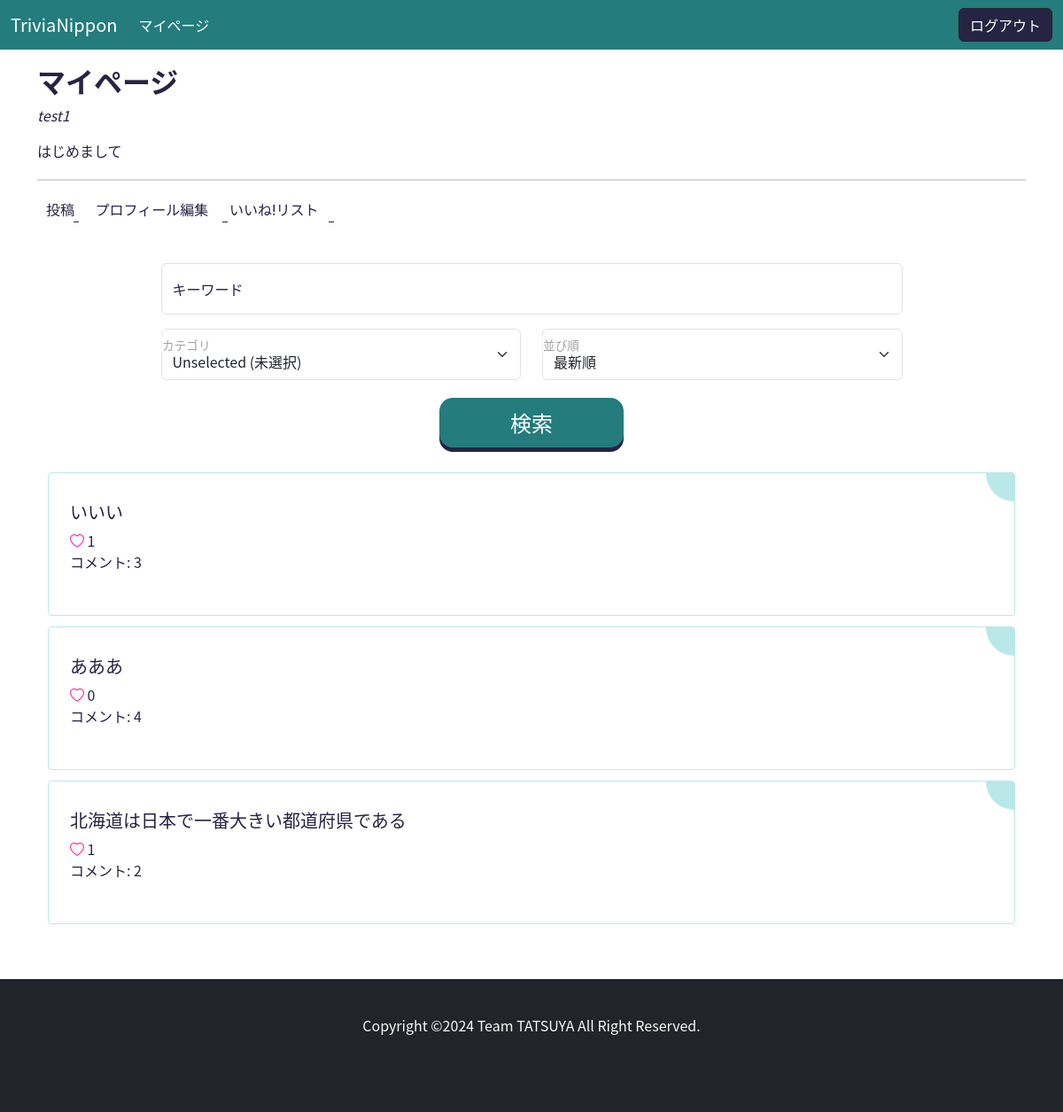
The page /mypage/ (signed in) on the database as committed earlier.
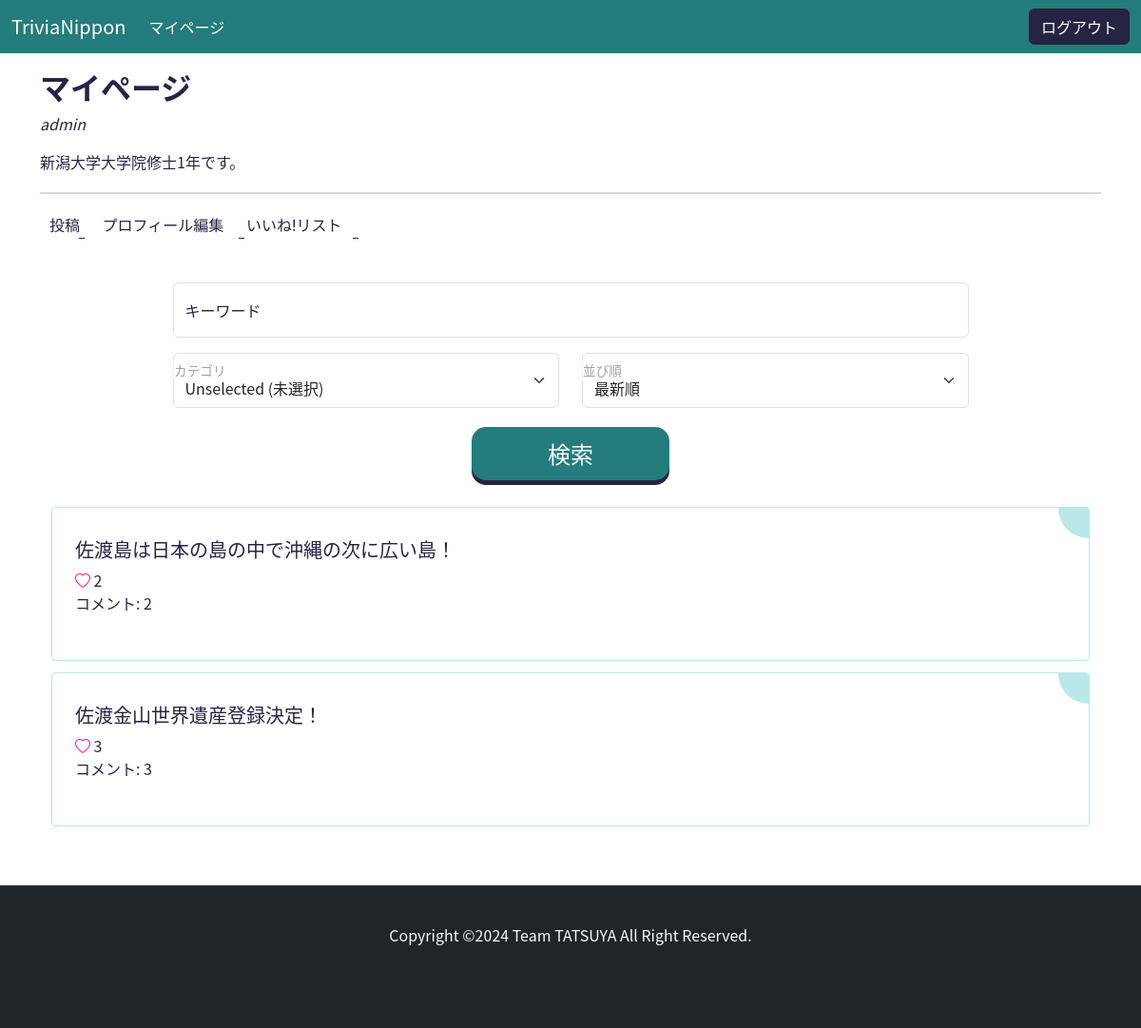
The same page on the database as committed later.
### accounts/models.py (models this page shows, shortened)
class User(AbstractBaseUser):
    email = models.EmailField(
        verbose_name='Email address',
        max_length=255,
        unique=True,
    )
    is_active = models.BooleanField(default=True)
    is_staff = models.BooleanField(default=False)
    is_superuser = models.BooleanField(default=False)
    USERNAME_FIELD = 'email'
    objects = UserManager()
    class Meta:
        db_table = 'users'

class Profile(models.Model):
    user = models.OneToOneField(User, on_delete=models.CASCADE)
    username = models.CharField(verbose_name="ユーザ名", max_length=255)
    bio = models.TextField(verbose_name="自己紹介", blank=True, null=True)
    create_at = models.DateTimeField()
    update_at = models.DateTimeField()
    class Meta:
        db_table = 'profiles'

### main/models.py (models this page shows, shortened)
class Post(models.Model):
    CATEGORY_CHOICES = [
        ('地理', '地理'),
        ('歴史', '歴史'),
        ('人物', '人物'),
        ('自然', '自然'),
        ('伝統', '伝統'),
        ('スポーツ', 'スポーツ'),
        ('食', '食'),
        ('文化', '文化'),
        ('芸能', '芸能'),
        ('特産品', '特産品'),
        ('方言', '方言'),
        ('その他', 'その他'),
    ]
    PREFECTURE_CHOICES = [
        ('北海道', '北海道'),
        ('青森県', '青森県'),
        ('岩手県', '岩手県'),
        ('宮城県', '宮城県'),
        ('秋田県', '秋田県'),
        ('山形県', '山形県'),
        ('福島県', '福島県'),
        ('茨城県', '茨城県'),
        ('栃木県', '栃木県'),
        ('群馬県', '群馬県'),
        ('埼玉県', '埼玉県'),
        ('千葉県', '千葉県'),
        ('東京都', '東京都'),
        ('神奈川県', '神奈川県'),
        ('新潟県', '新潟県'),
        ('富山県', '富山県'),
        ('石川県', '石川県'),
        ('福井県', '福井県'),
        ('山梨県', '山梨県'),
        ('長野県', '長野県'),
        ('岐阜県', '岐阜県'),
        ('静岡県', '静岡県'),
        ('愛知県', '愛知県'),
        ('三重県', '三重県'),
        ('滋賀県', '滋賀県'),
        ('京都府', '京都府'),
        ('大阪府', '大阪府'),
        ('兵庫県', '兵庫県'),
        ('奈良県', '奈良県'),
        ('和歌山県', '和歌山県'),
        ('鳥取県', '鳥取県'),
        ('島根県', '島根県'),
        ('岡山県', '岡山県'),
        ('広島県', '広島県'),
        ('山口県', '山口県'),
        ('徳島県', '徳島県'),
        ('香川県', '香川県'),
        ('愛媛県', '愛媛県'),
        ('高知県', '高知県'),
        ('福岡県', '福岡県'),
        ('佐賀県', '佐賀県'),
        ('長崎県', '長崎県'),
        ('熊本県', '熊本県'),
        ('大分県', '大分県'),
        ('宮崎県', '宮崎県'),
        ('鹿児島県', '鹿児島県'),
        ('沖縄県', '沖縄県'),
    ]
    title = models.CharField(verbose_name="タイトル", max_length=20)
    category = models.CharField(verbose_name="カテゴリ", max_length=20, choices=CATEGORY_CHOICES)
    prefecture = models.CharField(verbose_name="都道府県", max_length=20, choices=PREFECTURE_CHOICES)
    content = models.TextField(blank=True, null=True)
    user = models.ForeignKey(User, on_delete=models.CASCADE)
    like = models.ManyToManyField(User, related_name='related_post', blank=True)
    create_at = models.DateTimeField()
    update_at = models.DateTimeField()
    class Meta:
        db_table = 'posts'
        ordering = ["-create_at"]

### main/views.py (the view)
# urls.py: path("mypage/", MyPageView.as_view(), name="mypage"),
class MyPageView(LoginRequiredMixin, ListView):
    template_name = "main/mypage.html"
    model = Post
    def get_queryset(self):
        query = super().get_queryset()
        user = self.request.user
        query = query.filter(user=user)
        keyword = self.request.GET.get("keyword", None)
        category = self.request.GET.get("category", None)
        if keyword:
            query = query.filter(title__icontains=keyword)
        if category == "未選択":
            pass
        elif category:
            query = query.filter(category=category)
        arrangement = self.request.GET.get("arrangement", 0)
        if arrangement == "1":
            query = query.order_by('-create_at')
        elif arrangement == "2":
            query = query.annotate(num_likes=Count("like")).order_by('-num_likes')
        elif arrangement == "3":
            query = query.annotate(num_comments=Count("comments")).order_by("-num_comments")
        return query
    def get_context_data(self, **kwargs):
        context = super().get_context_data(**kwargs)
        context["keyword"] = self.request.GET.get("keyword", "")
        category = self.request.GET.get("category", "")
        if category == "地理":
            context["geography"] = True
        elif category == "歴史":
            context["history"] = True
        elif category == "人物":
            context["person"] = True
        elif category == "自然":
            context["nature"] = True
        elif category == "伝統":
            context["tradition"] = True
        elif category == "スポーツ":
            context["sport"] = True
        elif category == "食":
            context["food"] = True
        elif category == "文化":
            context["culture"] = True
        elif category == "芸能":
            context["entertainment"] = True
        elif category == "特産品":
            context["goods"] = True
        elif category == "方言":
            context["dialect"] = True
        elif category == "未選択":
            context["none"] = True
        arrangement = context['arrangement'] = self.request.GET.get('arrangement', '')
        if arrangement == "1":
            context["new"] = True
        elif arrangement == "2":
            context["like"] = True
        elif arrangement == "3":
            context["comment"] = True
        return context

### templates/main/mypage.html (shortened to what this page needs)
{% extends "base.html" %}
{% block content %}
<div class="container mt-3">
    <h2><b>マイページ</b></h2>
    <p><i>{{user.profile.username}}</i></p>
    <p>{{user.profile.bio}}</p>
    <hr class="separator">
    <div>
        <a class="btn-list" href="{% url 'main:trivia-create' %}"><span>投稿</span></a>
        <a class="btn-list" href="{% url 'accounts:update' pk=user.id %}"><span>プロフィール編集</span></a>
        <a class="btn-list" href="{% url 'main:trivia-like-list' %}"><span>いいね!リスト</span></a>
    </div>
    <form action="{% url 'main:mypage' %}" method="GET" class="w-75 mx-auto mt-5">
        <p class="form-floating">
            <input id="floatingInput" type="text" class="form-control" name="keyword" value="{{ keyword }}" placeholder="キーワード入力">
            <label for="floatingInput">キーワード</label>
        </p>
        <div class="row mb-3">
            <div class="col form-floating">
                <select name="category" id="floatingSelect" class="form-select">
                    <option value="未選択" {% if none %}selected{% endif %}>Unselected (未選択)</option>
                </select>
                <label for="floatingSelect">カテゴリ</label>
            </div>
            <div class="col form-floating">
                <select name="arrangement" id="floatingSelect" class="form-select">
                    <option value="1" {% if new %}selected{% endif %}>最新順</option>
                </select>
                <label for="floatingSelect">並び順</label>
            </div>
        </div>
        <div class="text-center">
            <button class="button-search">検索</button>
        </div>
    </form>
    {% for object in object_list %}
        <div class="card-diy">
            <h5><a class="card-title" href="{% url 'main:trivia-detail' pk=object.id %}">{{object.title}}</a></h5>
            {% if request.user in item.like.all %}
                <i class="bi bi-heart-fill" role="img" style="color: deeppink;"></i> {{object.like.count}}
            {% else %}
                <i class="bi bi-heart" role="img" style="color: deeppink;"></i> {{object.like.count}}
            {% endif %}
            <p>コメント: {{object.comments.count}}</p>
        </div>
    {% endfor %}
</div>
{% endblock %}

Rows that differ between the two databases and show on the page:
no longer on this page (row edited): Post: title "いいい", like.count "1", comments.count "3"
no longer on this page (row edited): Post: title "あああ", like.count "0", comments.count "4"
changed User: profile.username "test1" → "admin"; profile.bio "はじめまして" → "新潟大学大学院修士1年です。"
changed Post id 2: title "北海道は日本で一番大きい都道府県である" → "佐渡島は日本の島の中で沖縄の次に広い島！"; like.count "1" → "2"
added Post: title "佐渡金山世界遺産登録決定！", like.count "3", comments.count "3"
